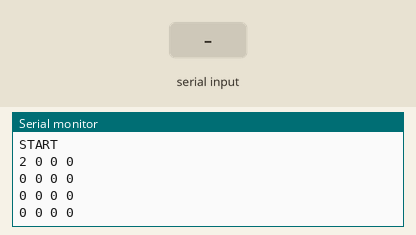
Recording of a sketch running on a simulated Arduino Uno, built with avr-gcc and run on an emulated ATmega328P. Parts: the last lines printed to the serial monitor. The inputs (shaded band) are chosen by the test bench. Random numbers use the default seed unless the sketch sets one.

Above: at 1.2 s.
1.3 s: "B" received over Serial
At 1.8 s:
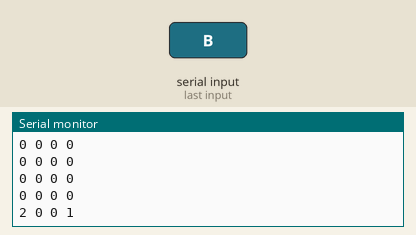
2.8 s: "A" received over Serial
At 4.1 s:
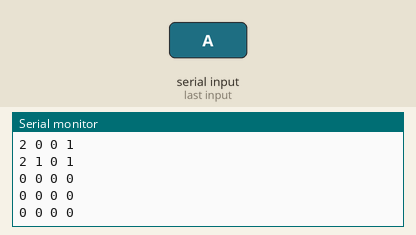

Measured:
- after the input at 1.3 s, the serial monitor: prints a new line at once (image 1)
- after the input at 2.8 s, the serial monitor: prints a new line at once (image 2)

The sketch:

2048_game_Arduino.ino
```cpp
// (licence header left out)
uint8_t Board[4][4];
uint8_t incomingByte;

void setup() {
  randomSeed(analogRead(0));
  Serial.begin(115200);
  initialize();
}


void initialize() {
  int8_t x, y;
  for (y = 0; y < 4; y++)
    for (x = 0; x < 4; x++)
      Board[x][y] = 0;
  Serial.println("START");
  findNewTile();
  drawBoard();
}


void loop() {
  uint8_t compBoard[4][4];
  int8_t x, y;
  for (x = 0; x < 4; x++)
    for (y = 0; y < 4; y++)
      compBoard[x][y] = Board[x][y];

  // Key input
  if (Serial.available() > 0) {
    switch (Serial.read()) {
      case 65:
        up(); break;
      case 66:
        down(); break;
      case 68:
        left(); break;
      case 67:
        right(); break;
      default:
        return;
    }

    // Check for changes
    boolean chkFlg = false;
    for (x = 0; x < 4; x++)
      for (y = 0; y < 4; y++)
        if (compBoard[x][y] != Board[x][y])chkFlg = true;

    if (chkFlg == true)findNewTile();
    drawBoard();
    gameClearCheck();
    gameOverCheck();
  }
}


void up() {
  int8_t x, y , wk;
  for (x = 0; x < 4; x++) {
    wk = 0;

    // Align
    for (y = 0; y < 4; y++)
      if (Board[x][y] != 0)
        Board[x][wk++] = Board[x][y];

    // Fill with zero
    for (y = wk; y < 4; y++)Board[x][y] = 0;

    // Adjacency check
    for (y = 0; y < 3; y++) {
      // check if adjacent tiles have the same value
      if (Board[x][y] > 0 && Board[x][y] == Board[x][y + 1]) {
        // Addition
        Board[x][y]++;
        for (wk = y + 1; wk < 3; wk++)
          Board[x][wk] = Board[x][wk + 1];
        Board[x][3] = 0;
      }
    }
  }
}


void down() {
  int8_t x, y , wk;
  boolean rtnVal = false;
  for (x = 0; x < 4; x++) {
    wk = 3;

    // Align
    for (y = 3; y >= 0; y--)
      if (Board[x][y] != 0)
        Board[x][wk--] = Board[x][y];

    // Fill with zero
    for (y = wk; y >= 0; y--)Board[x][y] = 0;

    // Adjacency check
    for (y = 3; y >= 0; y--) {
      // Check if adjacent tiles have the same value
      if (Board[x][y] > 0 && Board[x][y] == Board[x][y - 1]) {
        // Addition
        Board[x][y]++;
        for (wk = y - 1; wk > 0; wk--)
          Board[x][wk] = Board[x][wk - 1];
        Board[x][0] = 0;
      }
    }
  }
}


void right() {
  int8_t x, y , wk;
  for (y = 0; y < 4; y++) {
    wk = 3;

    // Align
    for (x = 3; x >= 0; x--)
      if (Board[x][y] != 0)
        Board[wk--][y] = Board[x][y];

    // Fill with zero
    for (x = wk; x >= 0; x--)Board[x][y] = 0;

    // Adjacency check
    for (x = 3; x >= 0; x--) {
      // Check if adjacent tiles have the same value
      if (Board[x][y] > 0 && Board[x][y] == Board[x - 1][y]) {
        // Addition
        Board[x][y]++;
        for (wk = x - 1; wk > 0; wk--)
          Board[wk][y] = Board[wk - 1][y];
        Board[0][y] = 0;
      }
    }
  }
}


void left() {
  int8_t x, y , wk;
  for (y = 0; y < 4; y++) {
    wk = 0;

    // Align
    for (x = 0; x < 4; x++)
      if (Board[x][y] != 0)
        Board[wk++][y] = Board[x][y];

    // Fill with zero
    for (x = wk; x < 4; x++)Board[x][y] = 0;

    // Adjacency check
    for (x = 0; x < 3; x++) {
      // check if adjacent tiles have the same value
      if (Board[x][y] > 0 && Board[x][y] == Board[x + 1][y]) {
        // Addition
        Board[x][y]++;
        for (wk = x + 1; wk < 3; wk++)
          Board[wk][y] = Board[wk + 1][y];
        Board[3][y] = 0;
      }
    }
  }
}


void findNewTile() {
  int8_t x, y, wk;
  uint8_t tiles[16];

  // Clear tiles
  for (wk = 0; wk < 16; wk++)
    tiles[wk] = 0;

  // Find an empty tile
  wk = -1;
  for (y = 0; y < 4; y++)
    for (x = 0; x < 4; x++)
      if ( Board[x][y] == 0)
        tiles[++wk] = x + (y * 4);
  if (wk > 0)
    wk = tiles[random(0, wk + 1)];
  else
    wk = tiles[0];
  x = wk % 4;
  y = wk / 4;

  // New tiles appear
  Board[x][y] = random(1, 3);
}


void gameClearCheck() {
  uint8_t x, y, flg = false;
  for (y = 0; y < 4; y++)
    for (x = 0; x < 4; x++)
      if (Board[x][y] == 11)flg = true;
  if (flg) {
    Serial.println("CLEAR");
    initialize();
  }
}


void gameOverCheck() {
  uint8_t x, y, flg = false;

  // Check if adjacent tiles have the same value
  // Column
  for (y = 0; y < 4; y++)
    for (x = 0; x < 3; x++)
      if (Board[x][y] ==  Board[x + 1][y] )flg = true;
  // Row
  for (y = 0; y < 3; y++)
    for (x = 0; x < 4; x++)
      if ( Board[x][y] ==  Board[x][y + 1])flg = true;

  // Find an empty tile
  for (y = 0; y < 4; y++)
    for (x = 0; x < 4; x++)
      if ( Board[x][y] == 0)flg = true;
  if (flg == false) {
    Serial.println("GAMEOVER");
    initialize();
  }
}


void drawBoard() {
  uint8_t x, y;
  for (y = 0; y < 4; y++) {
    for (x = 0; x < 4; x++) {
      Serial.print(Board[x][y], HEX);
      Serial.print(" ");
    }
    Serial.println();
  }
  Serial.println();
}
```
